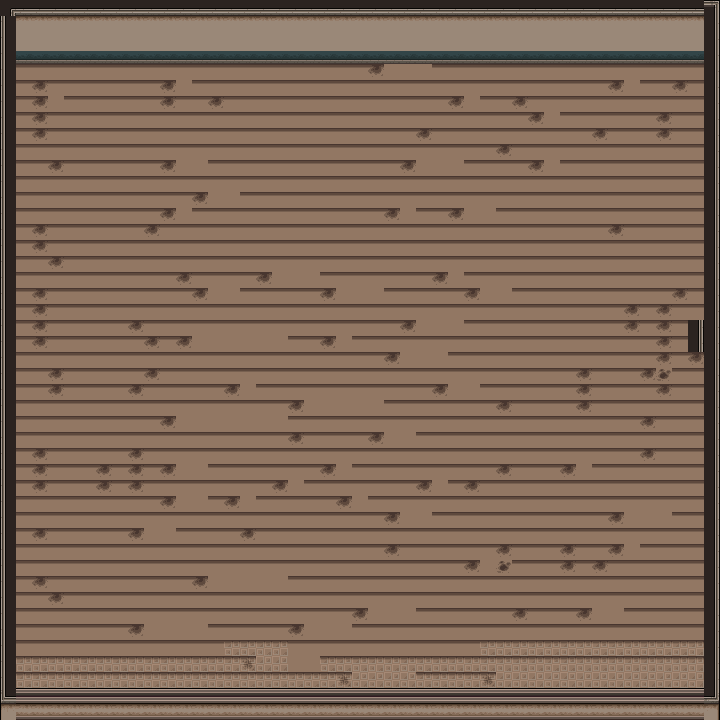

Below is a game level as drawn by its tile map, then a one-line description and the .tmx that defines it (tile-layer data replaced by summaries):
An orthogonal 45x45 tile map with 16x16 px tiles, 6 tile layers (floor, Walls, Decoration, Decoration2, ...), 5 tilesets.

<map version="1.2" tiledversion="1.3.2" orientation="orthogonal" renderorder="right-down" compressionlevel="0" width="45" height="45" tilewidth="16" tileheight="16" infinite="0" nextlayerid="7" nextobjectid="1">
 <tileset firstgid="1" source="../tiled sheets/TileA4_PHC_Interior-Hospital.tsx" />
 <tileset firstgid="369" source="../tiled sheets/TileA5_PHC_Interior-Hospital.tsx" />
 <tileset firstgid="497" source="../tiled sheets/TileB_PHC_Interior-Hospital.tsx" />
 <tileset firstgid="753" source="../tiled sheets/Elevator Doors.tsx" />
 <tileset firstgid="825" source="../tiled sheets/Hospital Floor.tsx" />
 <layer id="1" name="floor" width="45" height="45">
  <data>[2025 cells, 1727 non-empty, 4 distinct tile ids]</data>
 </layer>
 <layer id="2" name="Walls" width="45" height="45">
  <data>[2025 cells, 350 non-empty, 14 distinct tile ids]</data>
 </layer>
 <layer id="3" name="Decoration" width="45" height="45">
  <data>[2025 cells, 0 non-empty, 0 distinct tile ids]</data>
 </layer>
 <layer id="4" name="Decoration2" width="45" height="45">
  <data>[2025 cells, 0 non-empty, 0 distinct tile ids]</data>
 </layer>
 <layer id="5" name="Doors" width="45" height="45">
  <data>[2025 cells, 0 non-empty, 0 distinct tile ids]</data>
 </layer>
 <layer id="6" name="Elevator" width="45" height="45">
  <data>[2025 cells, 0 non-empty, 0 distinct tile ids]</data>
 </layer>
</map>
